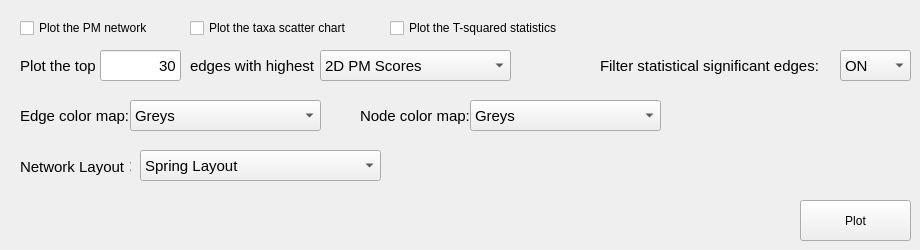
      <widget class="QWidget" name="tab_6">
       <attribute name="title">
        <string>Plot PM network with top PM scores</string>
       </attribute>
       <widget class="QLineEdit" name="lineEdit_12">
        <property name="geometry">
         <rect>
          <x>100</x>
          <y>50</y>
          <width>81</width>
          <height>31</height>
         </rect>
        </property>
        <property name="font">
         <font>
          <family>Arial</family>
          <pointsize>11</pointsize>
         </font>
        </property>
        <property name="layoutDirection">
         <enum>Qt::RightToLeft</enum>
        </property>
        <property name="text">
         <string>30</string>
        </property>
        <property name="alignment">
         <set>Qt::AlignRight|Qt::AlignTrailing|Qt::AlignVCenter</set>
        </property>
        <property name="dragEnabled">
         <bool>false</bool>
        </property>
        <property name="readOnly">
         <bool>false</bool>
        </property>
       </widget>
       <widget class="QLabel" name="label_4">
        <property name="geometry">
         <rect>
          <x>20</x>
          <y>50</y>
          <width>81</width>
          <height>31</height>
         </rect>
        </property>
        <property name="font">
         <font>
          <family>Arial</family>
          <pointsize>11</pointsize>
         </font>
        </property>
        <property name="text">
         <string>Plot the top </string>
        </property>
       </widget>
       <widget class="QLabel" name="label_5">
        <property name="geometry">
         <rect>
          <x>190</x>
          <y>50</y>
          <width>131</width>
          <height>31</height>
         </rect>
        </property>
        <property name="font">
         <font>
          <family>Arial</family>
          <pointsize>11</pointsize>
         </font>
        </property>
        <property name="text">
         <string>edges with highest</string>
        </property>
       </widget>
       <widget class="QPushButton" name="pushButton_5">
        <property name="geometry">
         <rect>
          <x>800</x>
          <y>200</y>
          <width>111</width>
          <height>41</height>
         </rect>
        </property>
        <property name="text">
         <string>Plot</string>
        </property>
       </widget>
       <widget class="QLabel" name="label_28">
        <property name="geometry">
         <rect>
          <x>20</x>
          <y>100</y>
          <width>111</width>
          <height>31</height>
         </rect>
        </property>
        <property name="font">
         <font>
          <family>Arial</family>
          <pointsize>11</pointsize>
         </font>
        </property>
        <property name="text">
         <string>Edge color map:</string>
        </property>
       </widget>
       <widget class="QComboBox" name="comboBox_13">
        <property name="geometry">
         <rect>
          <x>130</x>
          <y>100</y>
          <width>191</width>
          <height>31</height>
         </rect>
        </property>
        <property name="font">
         <font>
          <family>Arial</family>
          <pointsize>11</pointsize>
         </font>
        </property>
        <property name="layoutDirection">
         <enum>Qt::LeftToRight</enum>
        </property>
        <item>
         <property name="text">
          <string>Greys</string>
         </property>
        </item>
        <item>
         <property name="text">
          <string>Purples</string>
         </property>
        </item>
        <item>
         <property name="text">
          <string>Blues</string>
         </property>
        </item>
        <item>
         <property name="text">
          <string>Greens</string>
         </property>
        </item>
        <item>
         <property name="text">
          <string>Oranges</string>
         </property>
        </item>
        <item>
         <property name="text">
          <string>Reds</string>
         </property>
        </item>
        <item>
         <property name="text">
          <string>Yellow-orange-brown</string>
         </property>
        </item>
        <item>
         <property name="text">
          <string>Yellow-orange-red</string>
         </property>
        </item>
        <item>
         <property name="text">
          <string>Orange-red</string>
         </property>
        </item>
        <item>
         <property name="text">
          <string>Purple-red</string>
         </property>
        </item>
        <item>
         <property name="text">
          <string>Red-purple</string>
         </property>
        </item>
        <item>
         <property name="text">
          <string>Blue-purple</string>
         </property>
        </item>
        <item>
         <property name="text">
          <string>Green-blue</string>
         </property>
        </item>
        <item>
         <property name="text">
          <string>Purple-blue</string>
         </property>
        </item>
        <item>
         <property name="text">
          <string>Yellow-green-blue</string>
         </property>
        </item>
        <item>
         <property name="text">
          <string>Purple-blue-green</string>
         </property>
        </item>
        <item>
         <property name="text">
          <string>Blue-green</string>
         </property>
        </item>
        <item>
         <property name="text">
          <string>Yellow-green</string>
         </property>
        </item>
       </widget>
       <widget class="QComboBox" name="comboBox_14">
        <property name="geometry">
         <rect>
          <x>470</x>
          <y>100</y>
          <width>191</width>
          <height>31</height>
         </rect>
        </property>
        <property name="font">
         <font>
          <family>Arial</family>
          <pointsize>11</pointsize>
         </font>
        </property>
        <property name="layoutDirection">
         <enum>Qt::LeftToRight</enum>
        </property>
        <item>
         <property name="text">
          <string>Greys</string>
         </property>
        </item>
        <item>
         <property name="text">
          <string>Purples</string>
         </property>
        </item>
        <item>
         <property name="text">
          <string>Blues</string>
         </property>
        </item>
        <item>
         <property name="text">
          <string>Greens</string>
         </property>
        </item>
        <item>
         <property name="text">
          <string>Oranges</string>
         </property>
        </item>
        <item>
         <property name="text">
          <string>Reds</string>
         </property>
        </item>
        <item>
         <property name="text">
          <string>Yellow-orange-brown</string>
         </property>
        </item>
        <item>
         <property name="text">
          <string>Yellow-orange-red</string>
         </property>
        </item>
        <item>
         <property name="text">
          <string>Orange-red</string>
         </property>
        </item>
        <item>
         <property name="text">
          <string>Purple-red</string>
         </property>
        </item>
        <item>
         <property name="text">
          <string>Red-purple</string>
         </property>
        </item>
        <item>
         <property name="text">
          <string>Blue-purple</string>
         </property>
        </item>
        <item>
         <property name="text">
          <string>Green-blue</string>
         </property>
        </item>
        <item>
         <property name="text">
          <string>Purple-blue</string>
         </property>
        </item>
        <item>
         <property name="text">
          <string>Yellow-green-blue</string>
         </property>
        </item>
        <item>
         <property name="text">
          <string>Purple-blue-green</string>
         </property>
        </item>
        <item>
         <property name="text">
          <string>Blue-green</string>
         </property>
        </item>
        <item>
         <property name="text">
          <string>Yellow-green</string>
         </property>
        </item>
       </widget>
       <widget class="QLabel" name="label_29">
        <property name="geometry">
         <rect>
          <x>360</x>
          <y>100</y>
          <width>121</width>
          <height>31</height>
         </rect>
        </property>
        <property name="font">
         <font>
          <family>Arial</family>
          <pointsize>11</pointsize>
         </font>
        </property>
        <property name="text">
         <string>Node color map:</string>
        </property>
       </widget>
       <widget class="QCheckBox" name="checkBox_3">
        <property name="geometry">
         <rect>
          <x>390</x>
          <y>20</y>
          <width>201</width>
          <height>16</height>
         </rect>
        </property>
        <property name="text">
         <string>Plot the T-squared statistics</string>
        </property>
       </widget>
       <widget class="QCheckBox" name="checkBox_2">
        <property name="geometry">
         <rect>
          <x>190</x>
          <y>20</y>
          <width>201</width>
          <height>16</height>
         </rect>
        </property>
        <property name="text">
         <string>Plot the taxa scatter chart</string>
        </property>
       </widget>
       <widget class="QCheckBox" name="checkBox">
        <property name="geometry">
         <rect>
          <x>20</x>
          <y>20</y>
          <width>171</width>
          <height>16</height>
         </rect>
        </property>
        <property name="text">
         <string>Plot the PM network</string>
        </property>
       </widget>
       <widget class="QComboBox" name="comboBox_15">
        <property name="geometry">
         <rect>
          <x>320</x>
          <y>50</y>
          <width>191</width>
          <height>31</height>
         </rect>
        </property>
        <property name="font">
         <font>
          <family>Arial</family>
          <pointsize>11</pointsize>
         </font>
        </property>
        <property name="layoutDirection">
         <enum>Qt::LeftToRight</enum>
        </property>
        <item>
         <property name="text">
          <string>2D PM Scores</string>
         </property>
        </item>
        <item>
         <property name="text">
          <string>Interaction PM scores</string>
         </property>
        </item>
       </widget>
       <widget class="QComboBox" name="comboBox_16">
        <property name="geometry">
         <rect>
          <x>840</x>
          <y>50</y>
          <width>71</width>
          <height>31</height>
         </rect>
        </property>
        <property name="font">
         <font>
          <family>Arial</family>
          <pointsize>11</pointsize>
         </font>
        </property>
        <property name="layoutDirection">
         <enum>Qt::LeftToRight</enum>
        </property>
        <item>
         <property name="text">
          <string>ON</string>
         </property>
        </item>
        <item>
         <property name="text">
          <string>OFF</string>
         </property>
        </item>
       </widget>
       <widget class="QLabel" name="label_32">
        <property name="geometry">
         <rect>
          <x>600</x>
          <y>50</y>
          <width>221</width>
          <height>31</height>
         </rect>
        </property>
        <property name="font">
         <font>
          <family>Arial</family>
          <pointsize>11</pointsize>
         </font>
        </property>
        <property name="text">
         <string>Filter statistical significant edges:</string>
        </property>
       </widget>
       <widget class="QComboBox" name="comboBox_22">
        <property name="geometry">
         <rect>
          <x>140</x>
          <y>150</y>
          <width>241</width>
          <height>31</height>
         </rect>
        </property>
        <property name="font">
         <font>
          <family>Arial</family>
          <pointsize>11</pointsize>
         </font>
        </property>
        <property name="layoutDirection">
         <enum>Qt::LeftToRight</enum>
        </property>
        <item>
         <property name="text">
          <string>Spring Layout</string>
         </property>
        </item>
        <item>
         <property name="text">
          <string>Fruchterman Reingold Layout</string>
         </property>
        </item>
        <item>
         <property name="text">
          <string>Shell Layout</string>
         </property>
        </item>
        <item>
         <property name="text">
          <string>Spectral Layout</string>
         </property>
        </item>
        <item>
         <property name="text">
          <string>Kamada Kawai Layout</string>
         </property>
        </item>
        <item>
         <property name="text">
          <string>Circular Layout</string>
         </property>
        </item>
       </widget>
       <widget class="QLabel" name="label_39">
        <property name="geometry">
         <rect>
          <x>20</x>
          <y>150</y>
          <width>111</width>
          <height>31</height>
         </rect>
        </property>
        <property name="font">
         <font>
          <family>Arial</family>
          <pointsize>11</pointsize>
         </font>
        </property>
        <property name="text">
         <string>Network Layout：</string>
        </property>
       </widget>
      </widget>
